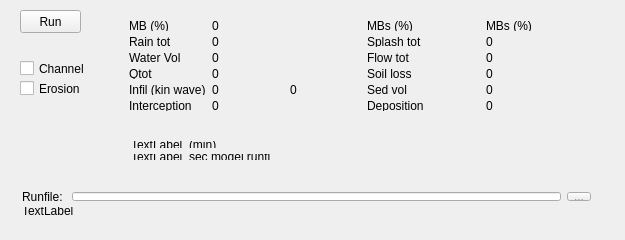
<?xml version="1.0" encoding="UTF-8"?>
<ui version="4.0">
 <class>ifacebasicClass</class>
 <widget class="QWidget" name="ifacebasicClass">
  <property name="geometry">
   <rect>
    <x>0</x>
    <y>0</y>
    <width>625</width>
    <height>240</height>
   </rect>
  </property>
  <property name="windowTitle">
   <string>ifacebasic</string>
  </property>
  <widget class="QPushButton" name="runButton">
   <property name="geometry">
    <rect>
     <x>20</x>
     <y>10</y>
     <width>61</width>
     <height>23</height>
    </rect>
   </property>
   <property name="text">
    <string>Run</string>
   </property>
   <property name="flat">
    <bool>false</bool>
   </property>
  </widget>
  <widget class="QCheckBox" name="checkChannel">
   <property name="geometry">
    <rect>
     <x>20</x>
     <y>60</y>
     <width>70</width>
     <height>17</height>
    </rect>
   </property>
   <property name="text">
    <string>Channel</string>
   </property>
  </widget>
  <widget class="QCheckBox" name="checkErosion">
   <property name="geometry">
    <rect>
     <x>20</x>
     <y>80</y>
     <width>70</width>
     <height>17</height>
    </rect>
   </property>
   <property name="text">
    <string>Erosion</string>
   </property>
  </widget>
  <widget class="QWidget" name="layoutWidget">
   <property name="geometry">
    <rect>
     <x>120</x>
     <y>130</y>
     <width>161</width>
     <height>41</height>
    </rect>
   </property>
   <layout class="QGridLayout" name="gridLayout_4">
    <item row="0" column="0">
     <widget class="QLabel" name="label_8">
      <property name="text">
       <string>TextLabel</string>
      </property>
     </widget>
    </item>
    <item row="0" column="1">
     <widget class="QLabel" name="label_29">
      <property name="text">
       <string>(min)</string>
      </property>
     </widget>
    </item>
    <item row="1" column="0">
     <widget class="QLabel" name="label_9">
      <property name="text">
       <string>TextLabel</string>
      </property>
     </widget>
    </item>
    <item row="1" column="1">
     <widget class="QLabel" name="label_30">
      <property name="text">
       <string>sec model runtime</string>
      </property>
     </widget>
    </item>
   </layout>
  </widget>
  <widget class="QWidget" name="">
   <property name="geometry">
    <rect>
     <x>118</x>
     <y>10</y>
     <width>491</width>
     <height>112</height>
    </rect>
   </property>
   <layout class="QHBoxLayout" name="horizontalLayout_2">
    <item>
     <layout class="QGridLayout" name="gridLayout">
      <item row="0" column="0">
       <widget class="QLabel" name="label_14">
        <property name="text">
         <string>MB (%)</string>
        </property>
       </widget>
      </item>
      <item row="1" column="0">
       <widget class="QLabel" name="label_11">
        <property name="text">
         <string>Rain tot</string>
        </property>
       </widget>
      </item>
      <item row="1" column="1" colspan="2">
       <widget class="QLabel" name="label_2">
        <property name="text">
         <string>0</string>
        </property>
       </widget>
      </item>
      <item row="2" column="0">
       <widget class="QLabel" name="label_15">
        <property name="text">
         <string>Water Vol</string>
        </property>
       </widget>
      </item>
      <item row="2" column="1" colspan="2">
       <widget class="QLabel" name="label_3">
        <property name="text">
         <string>0</string>
        </property>
       </widget>
      </item>
      <item row="3" column="0">
       <widget class="QLabel" name="label_10">
        <property name="text">
         <string>Qtot</string>
        </property>
       </widget>
      </item>
      <item row="3" column="1" colspan="2">
       <widget class="QLabel" name="label_4">
        <property name="text">
         <string>0</string>
        </property>
       </widget>
      </item>
      <item row="4" column="0">
       <widget class="QLabel" name="label_16">
        <property name="text">
         <string>Infil (kin wave)</string>
        </property>
       </widget>
      </item>
      <item row="4" column="1">
       <widget class="QLabel" name="label_5">
        <property name="text">
         <string>0</string>
        </property>
       </widget>
      </item>
      <item row="4" column="2">
       <widget class="QLabel" name="label_7">
        <property name="text">
         <string>0</string>
        </property>
       </widget>
      </item>
      <item row="5" column="0">
       <widget class="QLabel" name="label_12">
        <property name="text">
         <string>Interception</string>
        </property>
       </widget>
      </item>
      <item row="5" column="1" colspan="2">
       <widget class="QLabel" name="label_6">
        <property name="text">
         <string>0</string>
        </property>
       </widget>
      </item>
      <item row="0" column="1" colspan="2">
       <widget class="QLabel" name="label">
        <property name="text">
         <string>0</string>
        </property>
       </widget>
      </item>
     </layout>
    </item>
    <item>
     <layout class="QGridLayout" name="gridLayout_2">
      <item row="0" column="0">
       <widget class="QLabel" name="label_17">
        <property name="text">
         <string>MBs (%)</string>
        </property>
       </widget>
      </item>
      <item row="0" column="1">
       <widget class="QLabel" name="label_13">
        <property name="text">
         <string>MBs (%)</string>
        </property>
       </widget>
      </item>
      <item row="1" column="0">
       <widget class="QLabel" name="label_19">
        <property name="text">
         <string>Splash tot</string>
        </property>
       </widget>
      </item>
      <item row="1" column="1">
       <widget class="QLabel" name="label_18">
        <property name="text">
         <string>0</string>
        </property>
       </widget>
      </item>
      <item row="2" column="0">
       <widget class="QLabel" name="label_21">
        <property name="text">
         <string>Flow tot</string>
        </property>
       </widget>
      </item>
      <item row="2" column="1">
       <widget class="QLabel" name="label_20">
        <property name="text">
         <string>0</string>
        </property>
       </widget>
      </item>
      <item row="3" column="0">
       <widget class="QLabel" name="label_23">
        <property name="text">
         <string>Soil loss</string>
        </property>
       </widget>
      </item>
      <item row="3" column="1">
       <widget class="QLabel" name="label_22">
        <property name="text">
         <string>0</string>
        </property>
       </widget>
      </item>
      <item row="4" column="0">
       <widget class="QLabel" name="label_25">
        <property name="text">
         <string>Sed vol</string>
        </property>
       </widget>
      </item>
      <item row="4" column="1">
       <widget class="QLabel" name="label_24">
        <property name="text">
         <string>0</string>
        </property>
       </widget>
      </item>
      <item row="5" column="0">
       <widget class="QLabel" name="label_27">
        <property name="text">
         <string>Deposition</string>
        </property>
       </widget>
      </item>
      <item row="5" column="1">
       <widget class="QLabel" name="label_26">
        <property name="text">
         <string>0</string>
        </property>
       </widget>
      </item>
     </layout>
    </item>
   </layout>
  </widget>
  <widget class="QWidget" name="">
   <property name="geometry">
    <rect>
     <x>11</x>
     <y>181</y>
     <width>591</width>
     <height>45</height>
    </rect>
   </property>
   <layout class="QVBoxLayout" name="verticalLayout">
    <item>
     <layout class="QHBoxLayout" name="horizontalLayout">
      <item>
       <widget class="QLabel" name="label_31">
        <property name="text">
         <string>Runfile: </string>
        </property>
       </widget>
      </item>
      <item>
       <widget class="QLineEdit" name="E_runfilename"/>
      </item>
      <item>
       <widget class="QToolButton" name="toolButton_runfilename">
        <property name="enabled">
         <bool>true</bool>
        </property>
        <property name="text">
         <string>...</string>
        </property>
        <property name="icon">
         <iconset resource="../lisemqt/lisemqt.qrc">
          <normaloff>:/resources/ofolderopen.png</normaloff>:/resources/ofolderopen.png</iconset>
        </property>
       </widget>
      </item>
     </layout>
    </item>
    <item>
     <widget class="QLabel" name="label_28">
      <property name="text">
       <string>TextLabel</string>
      </property>
     </widget>
    </item>
   </layout>
  </widget>
 </widget>
 <layoutdefault spacing="6" margin="11"/>
 <resources>
  <include location="../lisemqt/lisemqt.qrc"/>
 </resources>
 <connections/>
</ui>
